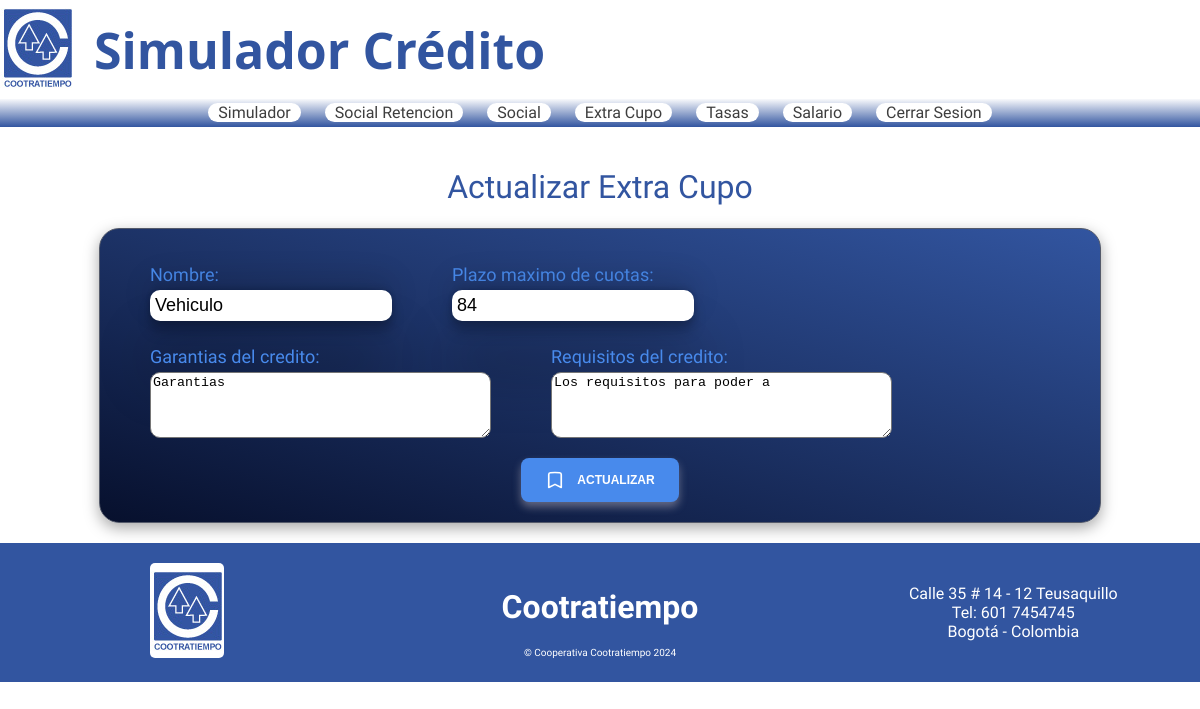
Page /extra/4/update/ (signed in) on the committed database.
### simulador/models.py (models this page shows, shortened)
class Extra(models.Model):
    name = models.CharField(max_length=100, unique=True)
    plazoMax = models.IntegerField()
    garantia = models.TextField(max_length=500)
    requisitos = models.TextField(max_length=500)

### simulador/views.py (the view)
# urls.py: path('extra/<int:id>/update/', views.update_extra, name="extra_update"),
@login_required
def update_extra(request, id):
    extra = get_object_or_404(Extra, id=id)
    if request.method == 'POST':
        form = ExtraForm(request.POST, instance=extra)
        if form.is_valid():
            form.save()
            return redirect('/extras')
    else:
        form = ExtraForm(instance=extra)
    return render(request, 'extras/updateextra.html', {'form': form})

### simulador/forms.py
class ExtraForm(forms.ModelForm):
    class Meta:
        model = Extra
        fields = ['name', 'plazoMax', 'garantia', 'requisitos']
        labels = {
            'name': 'Nombre',
            'plazoMax': 'Plazo maximo de cuotas',
            'garantia': 'Garantias del credito',
            'requisitos': 'Requisitos del credito'
        }

### simulador/templates/extras/updateextra.html (shortened to what this page needs)
{% extends "base.html" %}
{% load static %}
{% load humanize %}
{% block styles %}
    <link href="{% static "css/deudaaporte/deudaaporte.css" %}" rel="stylesheet">
{% endblock styles %}
{% block content %}
<div class="update-form">
    <h1>Actualizar Extra Cupo</h1>
    <form method="POST">
        <div class="form">
            {{form.as_p}}
        </div>
        <button class="save" type="submit">
            <svg
            aria-hidden="true"
            stroke="currentColor"
            stroke-width="2"
            viewBox="0 0 24 24"
            fill="none"
            xmlns="http://www.w3.org/2000/svg"
          >
            <path
              d="M17.593 3.322c1.1.128 1.907 1.077 1.907 2.185V21L12 17.25 4.5 21V5.507c0-1.108.806-2.057 1.907-2.185a48.507 48.507 0 0111.186 0z"
              stroke-linejoin="round"
              stroke-linecap="round"
            ></path>
          </svg>Actualizar</button>
    </form>
</div>
{% endblock content %}

### simulador/static/css/deudaaporte/deudaaporte.css (style rules this page uses)
:root { --blue: #3255A0; --blue-font: #488aec; }
form { display: flex; flex-direction: column; justify-content: center; align-items: center; width: 80%; background: linear-gradient(to top right, rgb(7 16 45), var(--blue)); padding: 20px; border-radius: 20px; border: 1px solid rgb(84 90 106); box-shadow: rgba(0, 0, 0, 0.35) 0px 5px 15px; }
.form { display: flex; flex-wrap: wrap; }
.form p { margin: 10px 30px; display: flex; flex-direction: column; }
.form p label { color: #488aec; font-size: 18px; font-weight: 100; margin: 5px 0px; }
.form p input { border-radius: 10px; border: 0; padding: 5px; box-shadow: rgba(0, 0, 0, 0.25) 0px 54px 55px, rgba(0, 0, 0, 0.12) 0px -12px 30px, rgba(0, 0, 0, 0.12) 0px 4px 6px, rgba(0, 0, 0, 0.17) 0px 12px 13px, rgba(0, 0, 0, 0.09) 0px -3px 5px; }
.form p textarea { height: 60px; border-radius: 10px; }
.save { border: none; display: flex; padding: 0.75rem 1.5rem; background-color: #488aec; color: #ffffff; font-size: 0.75rem; line-height: 1rem; font-weight: 700; cursor: pointer; text-align: center; text-transform: uppercase; vertical-align: middle; align-items: center; margin-top: 10px; border-radius: 0.5rem; user-select: none; gap: 0.75rem; box-shadow: rgba(249, 236, 236, 0.35) 0px 5px 8px; transition: all 0.6s ease; }
.save svg { width: 1.25rem; height: 1.25rem; }
.update-form { margin: 20px 0px; width: 100%; display: flex; flex-direction: column; justify-content: center; align-items: center; }
.update-form h1 { color: #3255A0; text-align: center; font-weight: 200; }
.update-form .form p input { font-size: 18px; }

### simulador/static/css/base.css (style rules this page uses)
:root { --back-font: #05060f99; --blue-font: #3255A0; --blue-ligth-font: #3255a0c4; }
html { scroll-behavior: smooth; }
body { padding: 0; margin: 0; box-sizing: content-box; height: 100%; font-family: 'Freeman', sans-serif; user-select: none; }
.info-footer h2, p { margin: 0; padding: 0; }

### rows in the picture
Extra: name "Vehiculo", plazoMax "84", garantia "Garantias", requisitos "Los requisitos para poder a"
